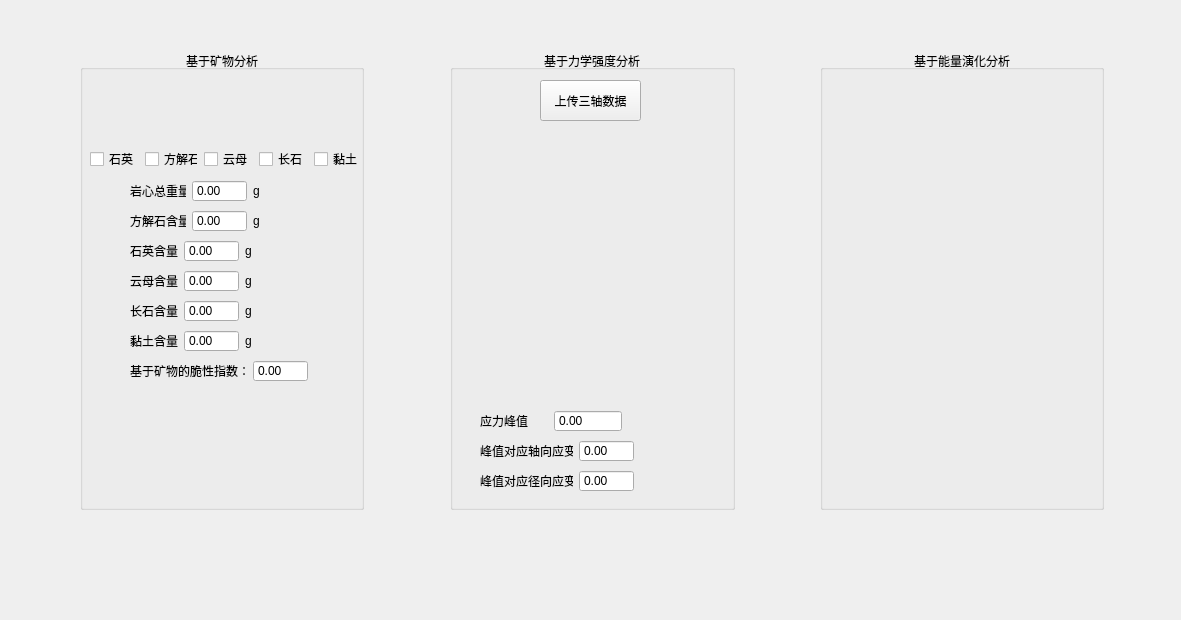
<?xml version="1.0" encoding="UTF-8"?>
<ui version="4.0">
 <class>BritCompute</class>
 <widget class="QWidget" name="BritCompute">
  <property name="geometry">
   <rect>
    <x>0</x>
    <y>0</y>
    <width>1181</width>
    <height>620</height>
   </rect>
  </property>
  <property name="windowTitle">
   <string>脆性计算方法</string>
  </property>
  <widget class="QGroupBox" name="gp_mineral">
   <property name="geometry">
    <rect>
     <x>80</x>
     <y>50</y>
     <width>284</width>
     <height>460</height>
    </rect>
   </property>
   <property name="title">
    <string>基于矿物分析</string>
   </property>
   <property name="alignment">
    <set>Qt::AlignCenter</set>
   </property>
   <widget class="QWidget" name="layoutWidget_5">
    <property name="geometry">
     <rect>
      <x>50</x>
      <y>220</y>
      <width>130</width>
      <height>22</height>
     </rect>
    </property>
    <layout class="QHBoxLayout" name="horizontalLayout_4">
     <item>
      <widget class="QLabel" name="label_7">
       <property name="text">
        <string>云母含量</string>
       </property>
      </widget>
     </item>
     <item>
      <widget class="QDoubleSpinBox" name="doubleSpinBox_4">
       <property name="buttonSymbols">
        <enum>QAbstractSpinBox::NoButtons</enum>
       </property>
       <property name="maximum">
        <double>1000.000000000000000</double>
       </property>
      </widget>
     </item>
     <item>
      <widget class="QLabel" name="label_8">
       <property name="text">
        <string>g</string>
       </property>
      </widget>
     </item>
    </layout>
   </widget>
   <widget class="QWidget" name="layoutWidget">
    <property name="geometry">
     <rect>
      <x>50</x>
      <y>310</y>
      <width>178</width>
      <height>22</height>
     </rect>
    </property>
    <layout class="QHBoxLayout" name="horizontalLayout_11">
     <item>
      <widget class="QLabel" name="label_21">
       <property name="text">
        <string>基于矿物的脆性指数：</string>
       </property>
      </widget>
     </item>
     <item>
      <widget class="QDoubleSpinBox" name="doubleSpinBox_11">
       <property name="buttonSymbols">
        <enum>QAbstractSpinBox::NoButtons</enum>
       </property>
       <property name="maximum">
        <double>1000.000000000000000</double>
       </property>
      </widget>
     </item>
    </layout>
   </widget>
   <widget class="QWidget" name="layoutWidget">
    <property name="geometry">
     <rect>
      <x>10</x>
      <y>100</y>
      <width>273</width>
      <height>18</height>
     </rect>
    </property>
    <layout class="QHBoxLayout" name="horizontalLayout_13">
     <item>
      <widget class="QCheckBox" name="checkBox">
       <property name="text">
        <string>石英</string>
       </property>
      </widget>
     </item>
     <item>
      <widget class="QCheckBox" name="checkBox_2">
       <property name="text">
        <string>方解石</string>
       </property>
      </widget>
     </item>
     <item>
      <widget class="QCheckBox" name="checkBox_3">
       <property name="text">
        <string>云母</string>
       </property>
      </widget>
     </item>
     <item>
      <widget class="QCheckBox" name="checkBox_4">
       <property name="text">
        <string>长石</string>
       </property>
      </widget>
     </item>
     <item>
      <widget class="QCheckBox" name="checkBox_5">
       <property name="text">
        <string>黏土</string>
       </property>
      </widget>
     </item>
    </layout>
   </widget>
   <widget class="QWidget" name="layoutWidget_2">
    <property name="geometry">
     <rect>
      <x>50</x>
      <y>130</y>
      <width>130</width>
      <height>22</height>
     </rect>
    </property>
    <layout class="QHBoxLayout" name="horizontalLayout">
     <item>
      <widget class="QLabel" name="label">
       <property name="text">
        <string>岩心总重量</string>
       </property>
      </widget>
     </item>
     <item>
      <widget class="QDoubleSpinBox" name="doubleSpinBox">
       <property name="buttonSymbols">
        <enum>QAbstractSpinBox::NoButtons</enum>
       </property>
       <property name="maximum">
        <double>1000.000000000000000</double>
       </property>
      </widget>
     </item>
     <item>
      <widget class="QLabel" name="label_2">
       <property name="text">
        <string>g</string>
       </property>
      </widget>
     </item>
    </layout>
   </widget>
   <widget class="QWidget" name="layoutWidget">
    <property name="geometry">
     <rect>
      <x>50</x>
      <y>190</y>
      <width>130</width>
      <height>22</height>
     </rect>
    </property>
    <layout class="QHBoxLayout" name="horizontalLayout_2">
     <item>
      <widget class="QLabel" name="label_3">
       <property name="text">
        <string>石英含量</string>
       </property>
      </widget>
     </item>
     <item>
      <widget class="QDoubleSpinBox" name="doubleSpinBox_2">
       <property name="buttonSymbols">
        <enum>QAbstractSpinBox::NoButtons</enum>
       </property>
       <property name="maximum">
        <double>1000.000000000000000</double>
       </property>
      </widget>
     </item>
     <item>
      <widget class="QLabel" name="label_4">
       <property name="text">
        <string>g</string>
       </property>
      </widget>
     </item>
    </layout>
   </widget>
   <widget class="QWidget" name="layoutWidget_4">
    <property name="geometry">
     <rect>
      <x>50</x>
      <y>250</y>
      <width>130</width>
      <height>22</height>
     </rect>
    </property>
    <layout class="QHBoxLayout" name="horizontalLayout_5">
     <item>
      <widget class="QLabel" name="label_9">
       <property name="text">
        <string>长石含量</string>
       </property>
      </widget>
     </item>
     <item>
      <widget class="QDoubleSpinBox" name="doubleSpinBox_5">
       <property name="buttonSymbols">
        <enum>QAbstractSpinBox::NoButtons</enum>
       </property>
       <property name="maximum">
        <double>1000.000000000000000</double>
       </property>
      </widget>
     </item>
     <item>
      <widget class="QLabel" name="label_10">
       <property name="text">
        <string>g</string>
       </property>
      </widget>
     </item>
    </layout>
   </widget>
   <widget class="QWidget" name="layoutWidget_3">
    <property name="geometry">
     <rect>
      <x>50</x>
      <y>160</y>
      <width>130</width>
      <height>22</height>
     </rect>
    </property>
    <layout class="QHBoxLayout" name="horizontalLayout_3">
     <item>
      <widget class="QLabel" name="label_5">
       <property name="text">
        <string>方解石含量</string>
       </property>
      </widget>
     </item>
     <item>
      <widget class="QDoubleSpinBox" name="doubleSpinBox_3">
       <property name="buttonSymbols">
        <enum>QAbstractSpinBox::NoButtons</enum>
       </property>
       <property name="maximum">
        <double>1000.000000000000000</double>
       </property>
      </widget>
     </item>
     <item>
      <widget class="QLabel" name="label_6">
       <property name="text">
        <string>g</string>
       </property>
      </widget>
     </item>
    </layout>
   </widget>
   <widget class="QWidget" name="layoutWidget_6">
    <property name="geometry">
     <rect>
      <x>50</x>
      <y>280</y>
      <width>130</width>
      <height>22</height>
     </rect>
    </property>
    <layout class="QHBoxLayout" name="horizontalLayout_12">
     <item>
      <widget class="QLabel" name="label_22">
       <property name="text">
        <string>黏土含量</string>
       </property>
      </widget>
     </item>
     <item>
      <widget class="QDoubleSpinBox" name="doubleSpinBox_12">
       <property name="buttonSymbols">
        <enum>QAbstractSpinBox::NoButtons</enum>
       </property>
       <property name="maximum">
        <double>1000.000000000000000</double>
       </property>
      </widget>
     </item>
     <item>
      <widget class="QLabel" name="label_23">
       <property name="text">
        <string>g</string>
       </property>
      </widget>
     </item>
    </layout>
   </widget>
  </widget>
  <widget class="QGroupBox" name="gp_rock">
   <property name="geometry">
    <rect>
     <x>450</x>
     <y>50</y>
     <width>285</width>
     <height>460</height>
    </rect>
   </property>
   <property name="title">
    <string>基于力学强度分析</string>
   </property>
   <property name="alignment">
    <set>Qt::AlignCenter</set>
   </property>
   <widget class="QPushButton" name="pb_triaxial">
    <property name="geometry">
     <rect>
      <x>90</x>
      <y>30</y>
      <width>101</width>
      <height>41</height>
     </rect>
    </property>
    <property name="text">
     <string>上传三轴数据</string>
    </property>
   </widget>
   <widget class="QWidget" name="layoutWidget_7">
    <property name="geometry">
     <rect>
      <x>30</x>
      <y>390</y>
      <width>154</width>
      <height>22</height>
     </rect>
    </property>
    <layout class="QHBoxLayout" name="horizontalLayout_14">
     <item>
      <widget class="QLabel" name="label_24">
       <property name="text">
        <string>峰值对应轴向应变</string>
       </property>
      </widget>
     </item>
     <item>
      <widget class="QDoubleSpinBox" name="doubleSpinBox_13">
       <property name="buttonSymbols">
        <enum>QAbstractSpinBox::NoButtons</enum>
       </property>
       <property name="maximum">
        <double>1000.000000000000000</double>
       </property>
      </widget>
     </item>
    </layout>
   </widget>
   <widget class="QWidget" name="layoutWidget_8">
    <property name="geometry">
     <rect>
      <x>30</x>
      <y>420</y>
      <width>154</width>
      <height>22</height>
     </rect>
    </property>
    <layout class="QHBoxLayout" name="horizontalLayout_15">
     <item>
      <widget class="QLabel" name="label_25">
       <property name="text">
        <string>峰值对应径向应变</string>
       </property>
      </widget>
     </item>
     <item>
      <widget class="QDoubleSpinBox" name="doubleSpinBox_14">
       <property name="buttonSymbols">
        <enum>QAbstractSpinBox::NoButtons</enum>
       </property>
       <property name="maximum">
        <double>1000.000000000000000</double>
       </property>
      </widget>
     </item>
    </layout>
   </widget>
   <widget class="QWidget" name="layoutWidget_9">
    <property name="geometry">
     <rect>
      <x>30</x>
      <y>360</y>
      <width>142</width>
      <height>22</height>
     </rect>
    </property>
    <layout class="QHBoxLayout" name="horizontalLayout_16">
     <item>
      <widget class="QLabel" name="label_26">
       <property name="text">
        <string>应力峰值</string>
       </property>
      </widget>
     </item>
     <item>
      <widget class="QDoubleSpinBox" name="doubleSpinBox_15">
       <property name="buttonSymbols">
        <enum>QAbstractSpinBox::NoButtons</enum>
       </property>
       <property name="maximum">
        <double>1000.000000000000000</double>
       </property>
      </widget>
     </item>
    </layout>
   </widget>
  </widget>
  <widget class="QGroupBox" name="gp_energy">
   <property name="geometry">
    <rect>
     <x>820</x>
     <y>50</y>
     <width>284</width>
     <height>460</height>
    </rect>
   </property>
   <property name="title">
    <string>基于能量演化分析</string>
   </property>
   <property name="alignment">
    <set>Qt::AlignCenter</set>
   </property>
  </widget>
 </widget>
 <resources/>
 <connections/>
</ui>
